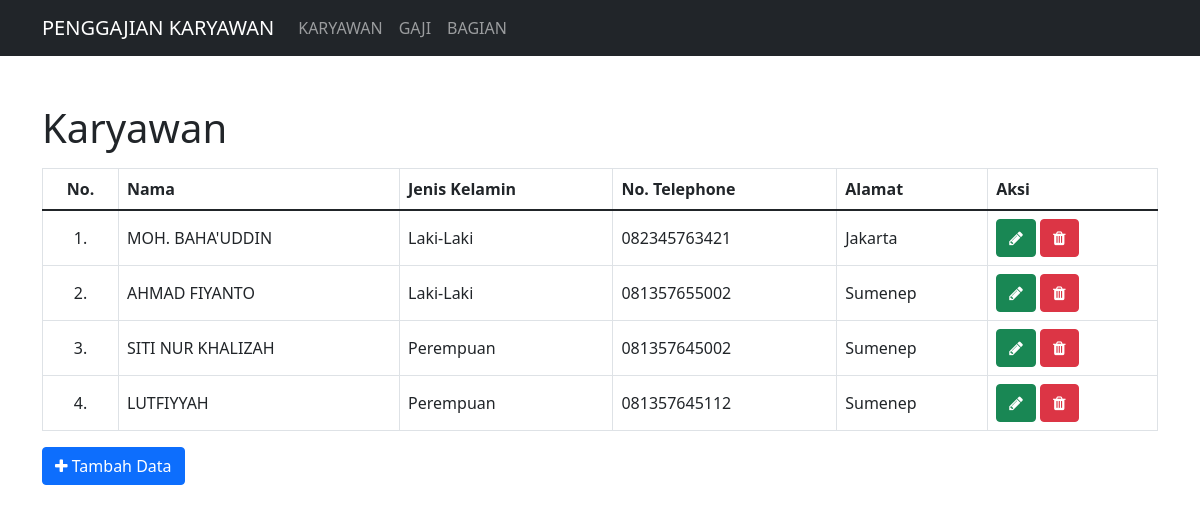
Page /karyawan.php on the committed database.
### tables this page shows
CREATE TABLE `karyawan` (
  `ID_KARYAWAN` int(11) NOT NULL,
  `NAMA` varchar(50) NOT NULL,
  `JENIS_KELAMIN` varchar(50) NOT NULL,
  `TELEPON` varchar(50) NOT NULL,
  `ALAMAT` varchar(50) NOT NULL
);

### karyawan.php (the view, shortened to what this page needs)
<?php
include 'inc_koneksi.php';
$query = "SELECT * FROM karyawan;";
$sql = mysqli_query($koneksi, $query);
$no = 0;
?>
<!doctype html>
<html lang="en">
<head>
    <link href="css/bootstrap.min.css" rel="stylesheet">
    <link rel="stylesheet" href="fontawesome/css/font-awesome.min.css">
</head>
<body>
    <nav class="navbar navbar-expand-lg navbar-dark bg-dark">
        <div class="container">
            <a class="navbar-brand" href="index.php">PENGGAJIAN KARYAWAN</a>
            <div class="collapse navbar-collapse" id="navbarNav">
                <ul class="navbar-nav">
                    <li class="nav-item">
                        <a class="nav-link" href="karyawan.php">KARYAWAN</a>
                    </li>
                    <li class="nav-item">
                        <a class="nav-link" href="gaji.php">GAJI</a>
                    </li>
                    <li class="nav-item">
                        <a class="nav-link" href="bagian.php">BAGIAN</a>
                    </li>
                </ul>
            </div>
        </div>
    </nav>
    <div class="container mt-5">
        <h1>Karyawan</h1>
        <table class="table align-middle table-bordered mt-3">
            <thead>
                <tr>
                    <th>
                        <center>No.</center>
                    </th>
                    <th>Nama</th>
                    <th>Jenis Kelamin</th>
                    <th>No. Telephone</th>
                    <th>Alamat</th>
                    <th>Aksi</th>
                </tr>
            </thead>
            <tbody>
                <?php
                while ($result = mysqli_fetch_assoc($sql)) {
                ?>
                    <tr>
                        <td>
                            <center>
                                <?php echo ++$no; ?>.
                            </center>
                        </td>
                        <td><?php echo $result['NAMA']; ?></td>
                        <td><?php echo $result['JENIS_KELAMIN']; ?></td>
                        <td><?php echo $result['TELEPON']; ?></td>
                        <td>
                            <?php echo $result['ALAMAT']; ?></td>
                        <td>
                            <a href="kelola.karyawan.php?ubah=<?php echo $result['ID_KARYAWAN']; ?>" type="button" class="btn btn-success">
                                <i class="fa fa-pencil"></i>
                            </a>
                            <a href="proses_karyawan.php?hapus=<?php echo $result['ID_KARYAWAN']; ?>" type="button" class="btn btn-danger" onclick="return confirm('Apakah Anda Yakin Ingin Menghapus Data Ini???')">
                                <i class="fa fa-trash"></i>
                            </a>
                        </td>
                    </tr>
                <?php
                }
                ?>
            </tbody>
        </table>
        <a href="kelola.karyawan.php" type="button" class="btn btn-primary mb-3">
            <i class="fa fa-plus"></i>
            Tambah Data
        </a>
</body>
</html>

### rows in the picture
karyawan: NAMA "MOH. BAHA'UDDIN", JENIS_KELAMIN "Laki-Laki", TELEPON "082345763421", ALAMAT "Jakarta"
karyawan: NAMA "AHMAD FIYANTO", JENIS_KELAMIN "Laki-Laki", TELEPON "081357655002", ALAMAT "Sumenep"
karyawan: NAMA "SITI NUR KHALIZAH", JENIS_KELAMIN "Perempuan", TELEPON "081357645002", ALAMAT "Sumenep"
karyawan: NAMA "LUTFIYYAH", JENIS_KELAMIN "Perempuan", TELEPON "081357645112", ALAMAT "Sumenep"
